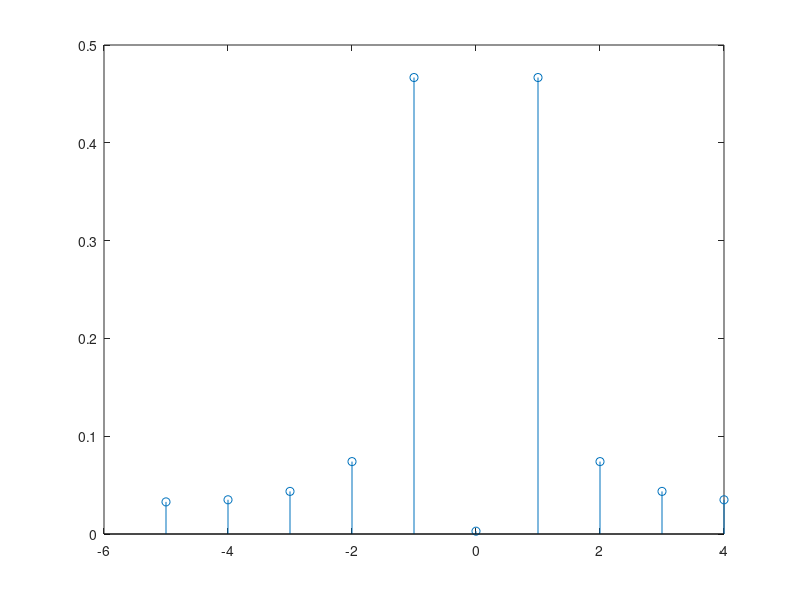
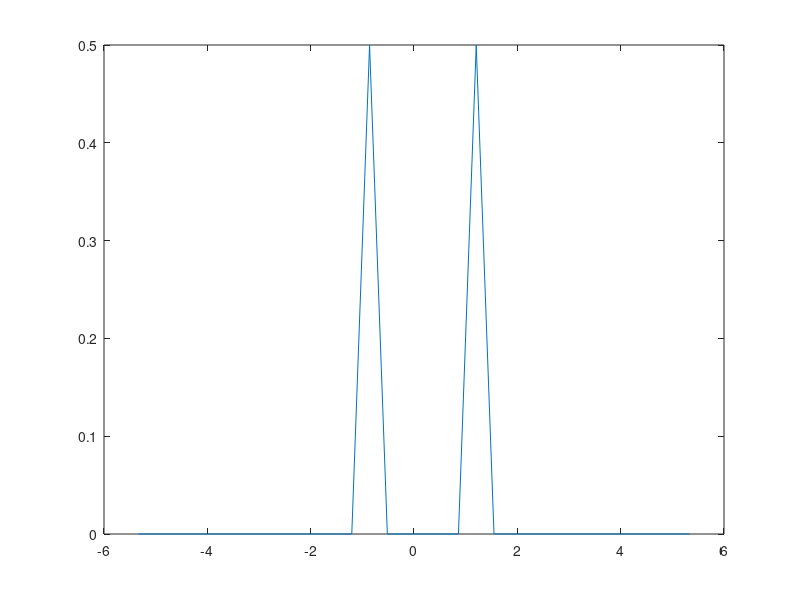
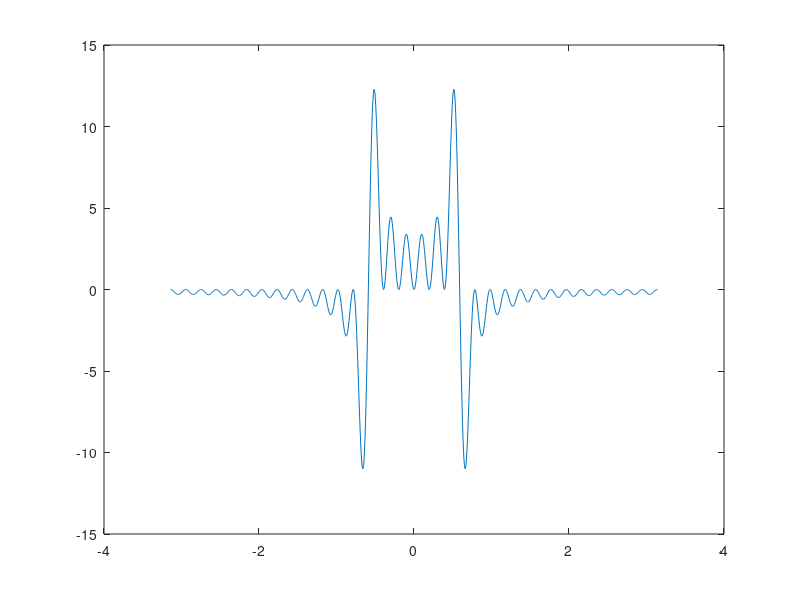

Recreate these plots in MATLAB, in order.
%A sin of f=1Hz fs=10Hz and no leakage occurs because 1Hz can be represented using DFT
t=0:0.1:0.9;
y=sin(2*1.1*pi*t);
Y=fft(y);

f=-5:5-1;
figure(1)
stem(f,0.1*abs(fftshift(Y))) %0.1 represents the Ts 


%A 32 sample sin of f=1Hz fs=32/3
fs=32/3;
t=0:1/fs:31/fs;
f=linspace(-fs/2,fs/2,length(t));
y=sin(2*pi*t);
Y=fft(y);
figure(3)
plot(f,abs(fftshift(Y))/32)
  

w=linspace(-pi,pi,1000);
F_om=zeros(1,1000);
for i=1:1000
  for n=0:31
    F_om(i)+=y(n+1)*exp(-j*w(i)*n);
  end
end
figure(4)
plot(w,(F_om))